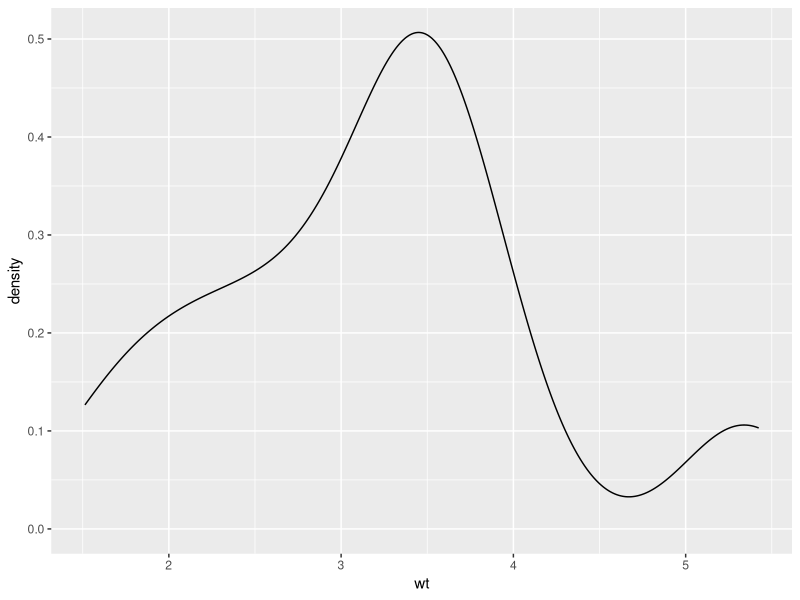

Reproduce this figure in R.
### Dependencies and Data ###

# Libraries
# install.packages('tidyverse')
library(tidyverse)

# Built-in cars data
car_data <- mtcars


### Tests for Normality ###

# Qualitative test: density plot
ggplot(car_data, aes(x = wt)) + geom_density()

# Qualitative test: Shapiro-Wilk test
shapiro.test(car_data$wt)

## Since the p-value > 0.05, the wt variable is considered 
## normally distributed.